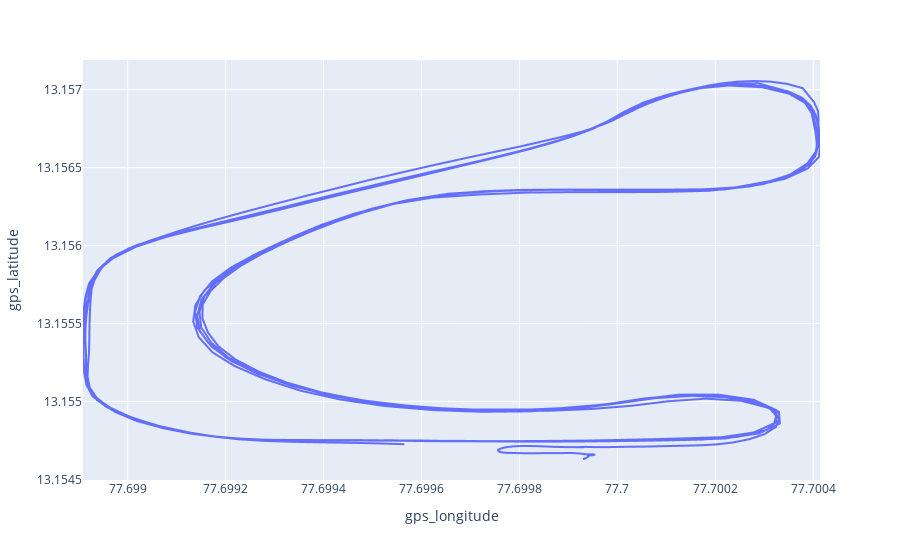

The code cell stored with this chart in its notebook:
### Markdown cell above
### Data Visualization
We'll quickly plot the available GPS trace on top of the start, finish, and lap lines. Looks like all the data is here!

### Code cell
df.plot(x='gps_longitude', y='gps_latitude')

### Figure 1 — Plotly figure (JSON) as saved in the notebook; plotly's stock layout.template omitted (floating-point values rounded to 4 significant figures; data arrays with more than 128 entries replaced by an {"elided": "..."} marker saying what was removed)
{"data": [{"hovertemplate": "gps_longitude=%{x}<br>gps_latitude=%{y}<extra></extra>", "legendgroup": "", "line": {"color": "#636efa", "dash": "solid"}, "marker": {"symbol": "circle"}, "mode": "lines", "name": "", "showlegend": false, "type": "scattergl", "x": {"elided": "7199 float values"}, "xaxis": "x", "y": {"elided": "7199 float values"}, "yaxis": "y"}], "layout": {"legend": {"tracegroupgap": 0}, "margin": {"t": 60}, "xaxis": {"anchor": "y", "domain": [0, 1], "title": {"text": "gps_longitude"}}, "yaxis": {"anchor": "x", "domain": [0, 1], "title": {"text": "gps_latitude"}}}}
